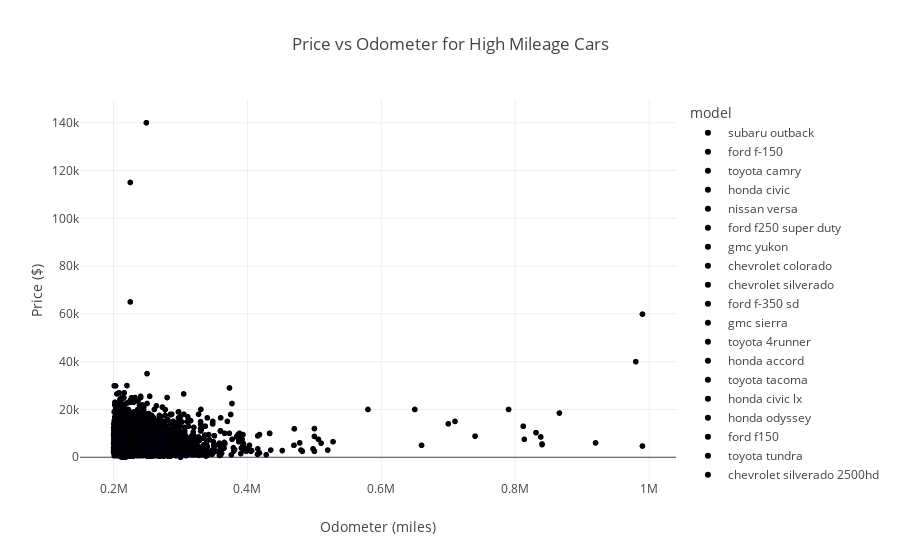

Here is the notebook cell this chart was saved with:
### Code cell
# Show the plot
figs.show()
